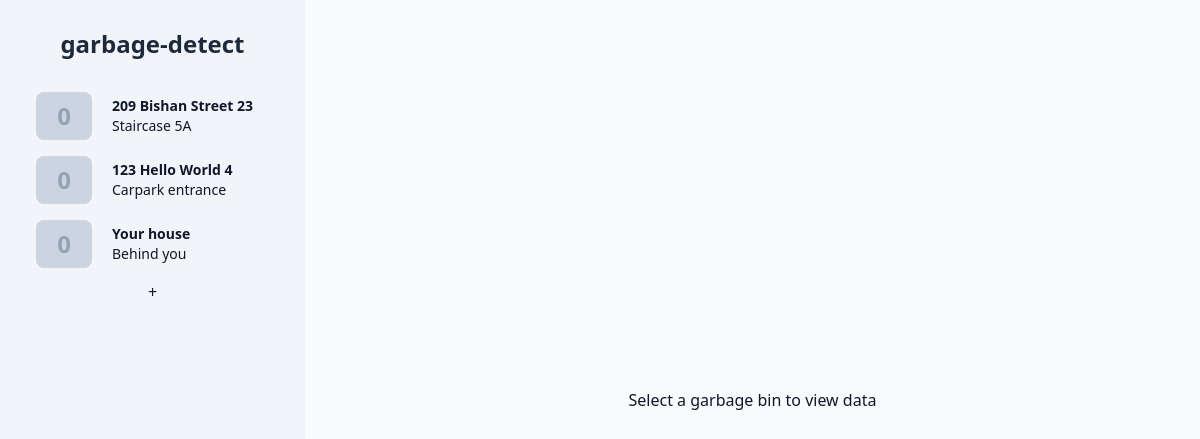
Before: / with the older database file.
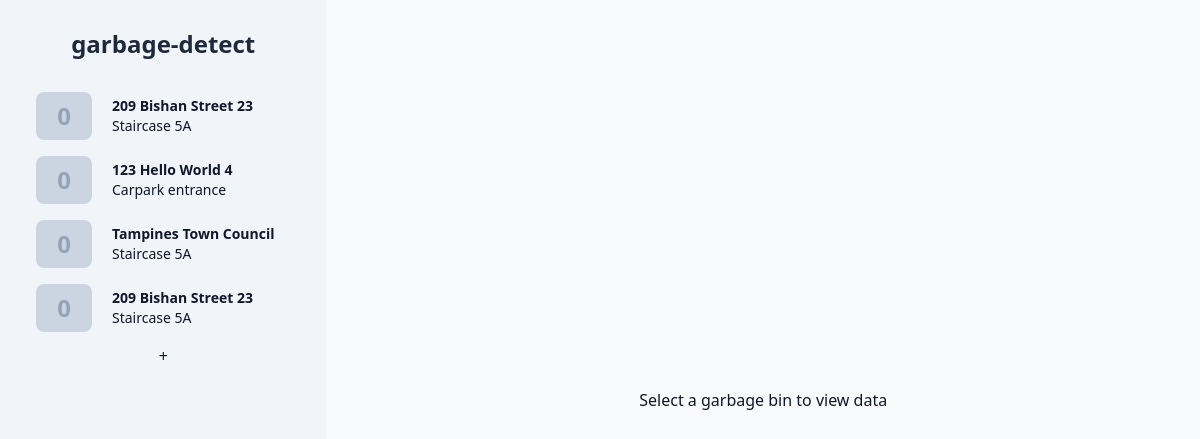
After: the same page with the newer database file.
### tables this page shows
CREATE TABLE info (id, img_path, address, location, cam_expiry);

### app.py (the view)
@app.route('/')
def index():
    return render_template('base.html', bins=db.fetch_bins(), target=None)

### db.py (called while the page is built)
def get_columns(table: str) -> list:
    return [i[1] for i in sql(f'PRAGMA table_info({table})').fetchall()]

def get_property(id: str, property: str):
    return sql(f'SELECT {property} FROM info WHERE id="{id}"').fetchone()[0]

def fetch_bins():
    bins = [
        {
            prop: get_property(i, prop) for prop in get_columns('info')
        }
        for (i,) in sql('SELECT id FROM info').fetchall()
    ]
    for i in bins:
        i['cam_connected'] = time() < i['cam_expiry']
        i['latest_litter_count'] = sql(
            f'SELECT litter_count FROM bin{i["id"]} ORDER BY time DESC'
        ).fetchone()[0]
    return bins

### templates/base.html (shortened to what this page needs)
<!DOCTYPE html>
<html lang="en" class="h-full">
<head>
    <link href="{{ url_for('static', filename='generated-styles.css') }}" rel="stylesheet">
</head>
<body class="h-full flex bg-slate-50 text-slate-900">
    <nav id="binNav"
        class="flex flex-col items-stretch gap-2 overflow-y-scroll bg-slate-100 py-2 px-8 h-screen min-w-max">
        <a href="/">
            <h1 class="text-2xl font-extrabold text-slate-800 w-full text-center my-5">garbage-detect</h1>
        </a>
        {% for bin in bins %}
        <a class="rounded-xl leading-5 duration-200 flex items-center min-h-[3.5rem]
        {% if target.id == bin.id %}
        bg-slate-700 text-slate-100
        {% else %}
        hover:bg-slate-200
        {% endif %}" href="/b/{{bin.id}}">
            <div class="text-2xl font-semibold w-14 ml-1 h-[calc(100%-0.5rem)]
            flex items-center justify-center rounded-lg group overflow-hidden
            {% if target.id == bin.id %} bg-slate-800 text-slate-100
            {% else %} bg-slate-300 text-slate-400 {% endif %}">
                <span class="group-hover:hidden">{{ bin.latest_litter_count }}</span>
            </div>
            <div class="px-5 py-2 text-sm">
                <div class="font-bold">{{ bin.address }}</div>
                <div class="font-normal">{{ bin.location }}</div>
            </div>
        </a>
        {% endfor %}
        <a href="/newbin" class="text-center">+</a>
    </nav>
    <main class="py-8 px-10 h-full flex-grow overflow-y-scroll">
        {% block stats %}
        <div class="h-full flex justify-center items-center">Select a garbage bin to view data</div>
        {% endblock %}
    </main>
</body>
</html>

### static/generated-styles.css (style rules this page uses)
*,:after,:before { box-sizing:border-box;border:0 solid }
:after,:before { --tw-content:"" }
html { line-height:1.5;-webkit-text-size-adjust:100%;-moz-tab-size:4;-o-tab-size:4;tab-size:4;font-family:ui-sans-serif,system-ui,-apple-system,BlinkMacSystemFont,Segoe UI,Roboto,Helvetica Neue,Arial,Noto Sans,sans-serif,Apple Color Emoji,Segoe UI Emoji,Segoe UI Symbol,Noto Color Emoji }
body { margin:0;line-height:inherit }
h1,h2,h3,h4,h5,h6 { font-size:inherit;font-weight:inherit }
a { color:inherit;text-decoration:inherit }
blockquote,dd,dl,figure,h1,h2,h3,h4,h5,h6,hr,p,pre { margin:0 }
.my-5 { margin-top:1.25rem;margin-bottom:1.25rem }
.ml-1 { margin-left:.25rem }
.flex { display:flex }
.h-full { height:100% }
.h-screen { height:100vh }
.h-\[calc\(100\%-0\.5rem\)\] { height:calc(100% - .5rem) }
.min-h-\[3\.5rem\] { min-height:3.5rem }
.w-full { width:100% }
.w-14 { width:3.5rem }
.min-w-max { min-width:-webkit-max-content;min-width:-moz-max-content;min-width:max-content }
.flex-grow { flex-grow:1 }
.flex-col { flex-direction:column }
.items-center { align-items:center }
.items-stretch { align-items:stretch }
.justify-center { justify-content:center }
.gap-2 { gap:.5rem }
.overflow-hidden { overflow:hidden }
.overflow-y-scroll { overflow-y:scroll }
.rounded-xl { border-radius:.75rem }
.rounded-lg { border-radius:.5rem }
.bg-slate-50 { --tw-bg-opacity:1;background-color:rgb(248 250 252/var(--tw-bg-opacity)) }
.bg-slate-100 { --tw-bg-opacity:1;background-color:rgb(241 245 249/var(--tw-bg-opacity)) }
.bg-slate-300 { --tw-bg-opacity:1;background-color:rgb(203 213 225/var(--tw-bg-opacity)) }
.py-2 { padding-top:.5rem;padding-bottom:.5rem }
.px-8 { padding-left:2rem;padding-right:2rem }
.px-5 { padding-left:1.25rem;padding-right:1.25rem }
.py-8 { padding-top:2rem;padding-bottom:2rem }
.px-10 { padding-left:2.5rem;padding-right:2.5rem }
.text-center { text-align:center }
.text-2xl { font-size:1.5rem;line-height:2rem }
.text-sm { font-size:.875rem;line-height:1.25rem }
.font-extrabold { font-weight:800 }
.font-semibold { font-weight:600 }
.font-bold { font-weight:700 }
.font-normal { font-weight:400 }
.leading-5 { line-height:1.25rem }
.text-slate-900 { --tw-text-opacity:1;color:rgb(15 23 42/var(--tw-text-opacity)) }
.text-slate-800 { --tw-text-opacity:1;color:rgb(30 41 59/var(--tw-text-opacity)) }
.text-slate-400 { --tw-text-opacity:1;color:rgb(148 163 184/var(--tw-text-opacity)) }
.duration-200 { transition-duration:.2s }
* { box-sizing:border-box }

Changed rows visible on the page:
removed info: address "Your house", location "Behind you"
added info: address "Tampines Town Council", location "Staircase 5A"
added info: address "209 Bishan Street 23", location "Staircase 5A"
Other visible differences:
new list line: "0"
list line gone: "0"
